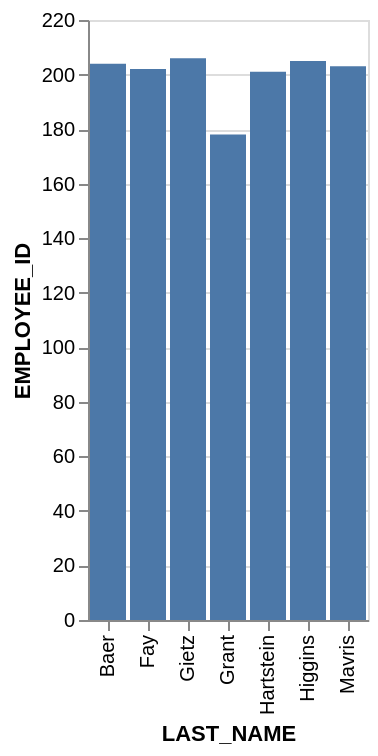

Specify this chart in Vega-Lite:
### Vega-Lite specification from a JSON file in a GitHub repository (floating-point values rounded to 4 significant figures)
{"data": {"values": [{"x_data": "Baer", "y_data": 204}, {"x_data": "Fay", "y_data": 202}, {"x_data": "Gietz", "y_data": 206}, {"x_data": "Grant", "y_data": 178}, {"x_data": "Hartstein", "y_data": 201}, {"x_data": "Higgins", "y_data": 205}, {"x_data": "Mavris", "y_data": 203}]}, "mark": "bar", "encoding": {"x": {"field": "x_data", "type": "nominal", "title": "LAST_NAME", "sort": "ascending"}, "y": {"field": "y_data", "type": "quantitative", "title": "EMPLOYEE_ID"}}}
